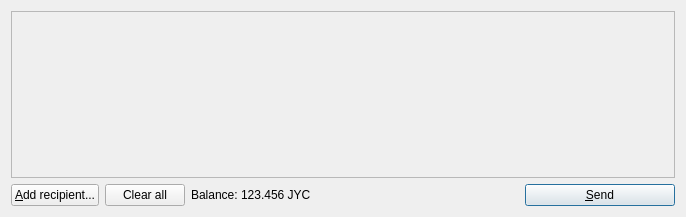
<?xml version="1.0" encoding="UTF-8"?>
<ui version="4.0">
 <class>SendCoinsDialog</class>
 <widget class="QDialog" name="SendCoinsDialog">
  <property name="geometry">
   <rect>
    <x>0</x>
    <y>0</y>
    <width>686</width>
    <height>217</height>
   </rect>
  </property>
  <property name="windowTitle">
   <string>Send Coins</string>
  </property>
  <layout class="QVBoxLayout" name="verticalLayout">
   <item>
    <widget class="QScrollArea" name="scrollArea">
     <property name="widgetResizable">
      <bool>true</bool>
     </property>
     <widget class="QWidget" name="scrollAreaWidgetContents">
      <property name="geometry">
       <rect>
        <x>0</x>
        <y>0</y>
        <width>666</width>
        <height>165</height>
       </rect>
      </property>
      <layout class="QVBoxLayout" name="verticalLayout_2">
       <property name="margin">
        <number>0</number>
       </property>
       <item>
        <layout class="QVBoxLayout" name="entries">
         <property name="spacing">
          <number>6</number>
         </property>
        </layout>
       </item>
       <item>
        <spacer name="verticalSpacer">
         <property name="orientation">
          <enum>Qt::Vertical</enum>
         </property>
         <property name="sizeHint" stdset="0">
          <size>
           <width>20</width>
           <height>40</height>
          </size>
         </property>
        </spacer>
       </item>
      </layout>
     </widget>
    </widget>
   </item>
   <item>
    <layout class="QHBoxLayout" name="horizontalLayout">
     <item>
      <widget class="QPushButton" name="addButton">
       <property name="toolTip">
        <string>Send to multiple recipients at once</string>
       </property>
       <property name="text">
        <string>&amp;Add recipient...</string>
       </property>
       <property name="icon">
        <iconset resource="../bitcoin.qrc">
         <normaloff>:/icons/add</normaloff>:/icons/add</iconset>
       </property>
      </widget>
     </item>
     <item>
      <widget class="QPushButton" name="clearButton">
       <property name="sizePolicy">
        <sizepolicy hsizetype="Minimum" vsizetype="Fixed">
         <horstretch>0</horstretch>
         <verstretch>0</verstretch>
        </sizepolicy>
       </property>
       <property name="toolTip">
        <string>Remove all transaction fields</string>
       </property>
       <property name="text">
        <string>Clear all</string>
       </property>
       <property name="icon">
        <iconset resource="../bitcoin.qrc">
         <normaloff>:/icons/remove</normaloff>:/icons/remove</iconset>
       </property>
       <property name="autoRepeatDelay">
        <number>300</number>
       </property>
      </widget>
     </item>
     <item>
      <layout class="QHBoxLayout" name="horizontalLayout_2">
       <property name="spacing">
        <number>3</number>
       </property>
       <item>
        <widget class="QLabel" name="label">
         <property name="text">
          <string>Balance:</string>
         </property>
        </widget>
       </item>
       <item>
        <widget class="QLabel" name="labelBalance">
         <property name="text">
          <string>123.456 JYC</string>
         </property>
         <property name="textInteractionFlags">
          <set>Qt::LinksAccessibleByMouse|Qt::TextSelectableByKeyboard|Qt::TextSelectableByMouse</set>
         </property>
        </widget>
       </item>
      </layout>
     </item>
     <item>
      <spacer name="horizontalSpacer">
       <property name="orientation">
        <enum>Qt::Horizontal</enum>
       </property>
       <property name="sizeHint" stdset="0">
        <size>
         <width>40</width>
         <height>20</height>
        </size>
       </property>
      </spacer>
     </item>
     <item>
      <widget class="QPushButton" name="sendButton">
       <property name="minimumSize">
        <size>
         <width>150</width>
         <height>0</height>
        </size>
       </property>
       <property name="toolTip">
        <string>Confirm the send action</string>
       </property>
       <property name="text">
        <string>&amp;Send</string>
       </property>
       <property name="icon">
        <iconset resource="../bitcoin.qrc">
         <normaloff>:/icons/send</normaloff>:/icons/send</iconset>
       </property>
       <property name="default">
        <bool>true</bool>
       </property>
      </widget>
     </item>
    </layout>
   </item>
  </layout>
 </widget>
 <resources>
  <include location="../bitcoin.qrc"/>
 </resources>
 <connections/>
</ui>
